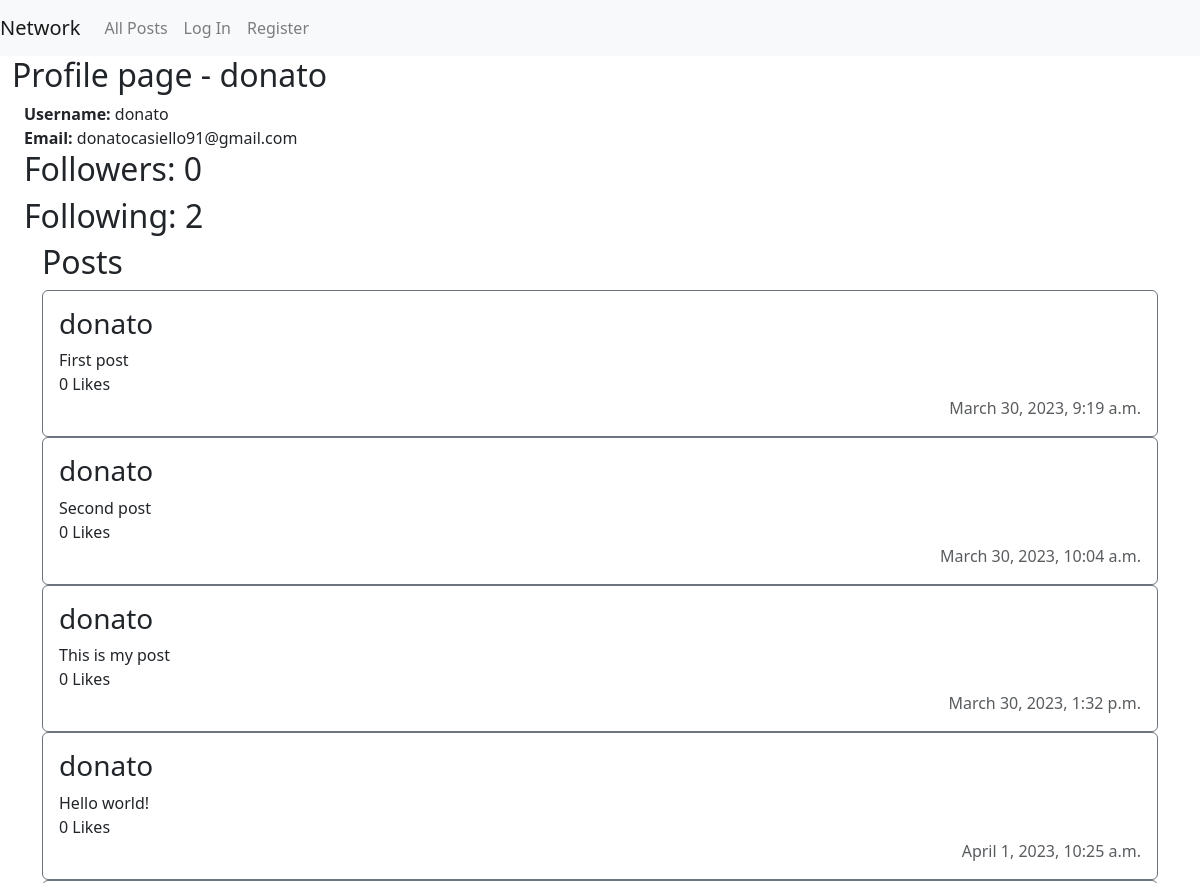
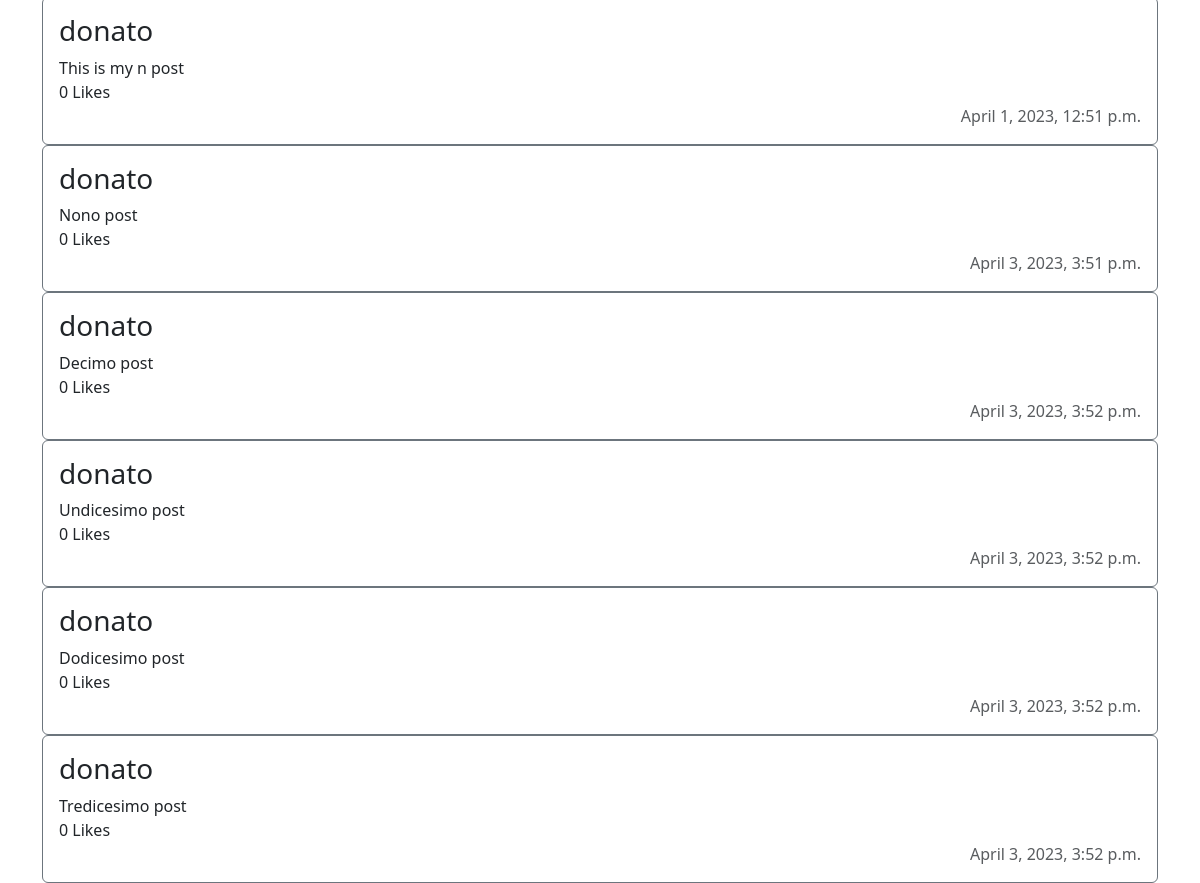
Before: /profile/donato with the older database file (2 pictures, top to bottom).
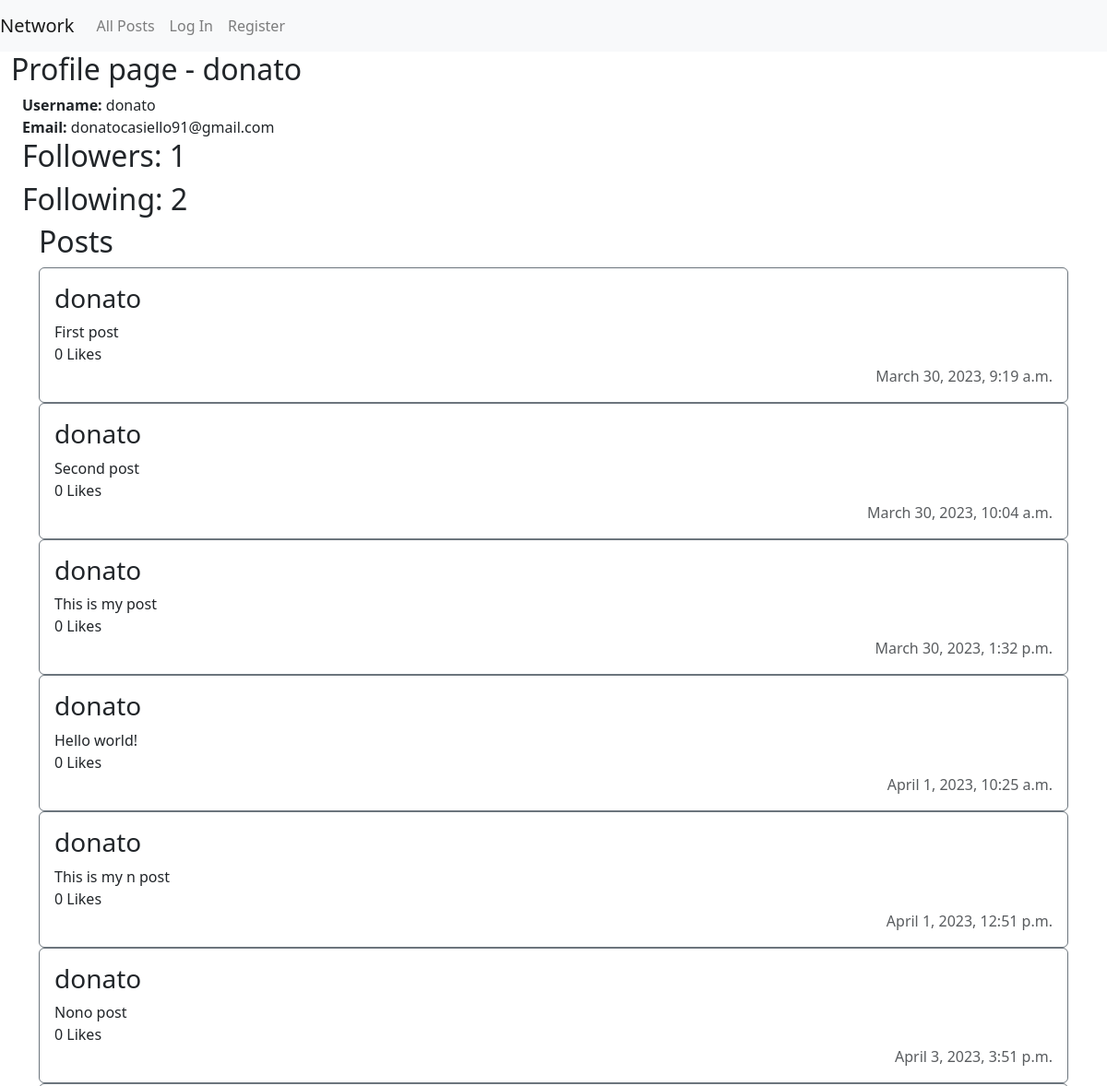
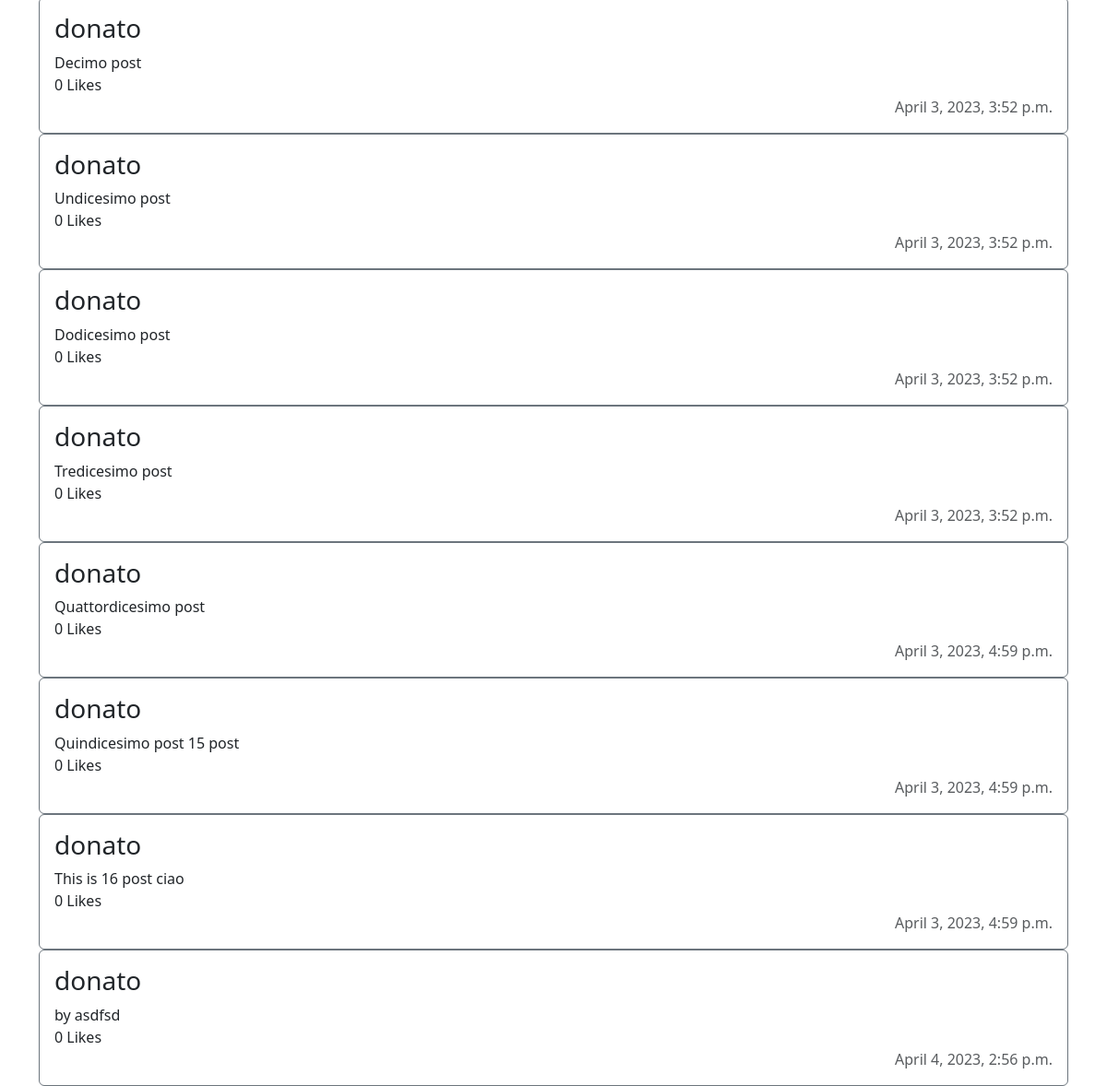
After: the same page with the newer database file (2 pictures, top to bottom).
### network/models.py (models this page shows, shortened)
class User(AbstractUser):
    pass

class Post(models.Model):
    user_id = models.ForeignKey(User, on_delete=models.CASCADE)
    content = models.TextField(max_length=280)
    n_likes = models.BigIntegerField(default=0)
    datetime = models.DateTimeField(auto_now_add=True)

### network/views.py (the view)
# urls.py: path("profile/<str:username>", views.profile, name="profile"),
def profile(request, username):
    user_profile = User.objects.get(username=username)
    user_profile_posts = Post.objects.filter(user_id=user_profile)
    followers_count = Follower.objects.filter(following=user_profile).count()
    following_count = Follower.objects.filter(user=user_profile).count()
    if request.user.is_authenticated:
        user = User.objects.get(id=request.user.id) # User who is signed in
        user_following = Follower.objects.filter(user=user)
        is_following = False
        for i in user_following:
            if i.following == user_profile:
                is_following = True
                break
            else:
                is_following = False
        context = {"user_profile_posts": user_profile_posts,
                "user_profile":user_profile,
                "user":user,
                "is_following":is_following,
                "followers_count":followers_count,
                "following_count":following_count}
        return render(request, "network/profile.html", context)
    else:
        context = {"user_profile_posts": user_profile_posts,
                "user_profile":user_profile,
                "followers_count":followers_count,
                "following_count":following_count}
        return render(request, "network/profile.html", context)

### network/templates/network/profile.html (shortened to what this page needs)
{% extends 'network/layout.html' %}
{% block body %}
<div class="container-fluid">
    <h2>Profile page - {{ user_profile.username }}</h2>
    <div class="container-fluid row justify-content-evenly">
            <div class="col">
                <div class="d-flex flex-column">
                    <span><strong>Username: </strong>{{ user_profile.username }}</span>
                    <span><strong>Email: </strong>{{ user_profile.email }}</span>
                </div>
            </div>
            <div class="col">
            </div>
    </div>
    <div class="container row">
        <div class="col">
            <h2>Followers: <span id="followers-count">{{ followers_count }}</span></h2>
        </div>
        <div class="row">
            <h2>Following: <span id="following-count">{{ following_count }}</span></h2>
        </div>
    </div>
    <div class="container d-flex flex-column" id="posts">
        <div>
            <h2>Posts</h2>
        </div>
        {% for post in user_profile_posts %}
        <div class="d-flex flex-column border border-secondary rounded p-3">
            <h3>{{ post.user_id }}</h3>
            <span>{{ post.content }}</span>
            <span>{{ post.n_likes}} Likes</span>
            <span class="text-right text-muted">{{ post.datetime }}</span>
        </div>
        {% endfor %}
    </div>
</div>
{% endblock %}

### network/templates/network/layout.html (shortened to what this page needs)
{% load static %}
<!DOCTYPE html>
<html lang="en">
    <head>
        <link rel="stylesheet" href="https://stackpath.bootstrapcdn.com/bootstrap/4.4.1/css/bootstrap.min.css">
        <link href="https://cdn.jsdelivr.net/npm/bootstrap@5.3.0-alpha3/dist/css/bootstrap.min.css" rel="stylesheet">
        <link href="{% static 'network/styles.css' %}" rel="stylesheet">
    </head>
    <body>
        <nav class="navbar navbar-expand-lg navbar-light bg-light">
            <a class="navbar-brand" href="#">Network</a>
            <div>
              <ul class="navbar-nav mr-auto">
                <li class="nav-item">
                  <a class="nav-link" href="{% url 'index' %}">All Posts</a>
                </li>
                {% if user.is_authenticated %}
                    <li class="nav-item">
                        <a class="nav-link" href="{% url "following" %}">Following</a>
                    </li>
                    <li class="nav-item">
                        <a class="nav-link" href="{% url 'logout' %}">Log Out</a>
                    </li>
                {% else %}
                    <li class="nav-item">
                        <a class="nav-link" href="{% url 'login' %}">Log In</a>
                    </li>
                    <li class="nav-item">
                        <a class="nav-link" href="{% url 'register' %}">Register</a>
                    </li>
                {% endif %}
              </ul>
            </div>
          </nav>
        <div class="body">
            {% block body %}
            {% endblock %}
        </div>
    </body>
</html>

### network/static/network/styles.css (style rules this page uses)
.border { border: 1px solid; border-collapse: collapse !important; border-radius: 25%; }

Changed rows visible on the page:
added Post: user_id "donato", content "Quattordicesimo post", n_likes "0", datetime "April 3, 2023, 4:59 p.m."
added Post: user_id "donato", content "Quindicesimo post 15 post", n_likes "0", datetime "April 3, 2023, 4:59 p.m."
added Post: user_id "donato", content "This is 16 post ciao", n_likes "0", datetime "April 3, 2023, 4:59 p.m."
added Post: user_id "donato", content "by asdfsd", n_likes "0", datetime "April 4, 2023, 2:56 p.m."
Other visible differences:
{{ followers_count }}: "0" → "1"
